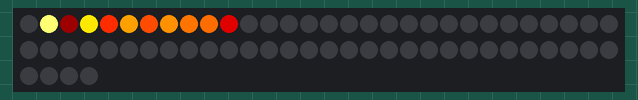
Recording of a sketch running on a simulated Arduino Uno, built with avr-gcc and run on an emulated ATmega328P. On the bench: 64 RGB LEDs in strip order, left to right, continuing on the next row. Random numbers use the default seed unless the sketch sets one.

Above: at 0.47 s.
At 9.9 s:
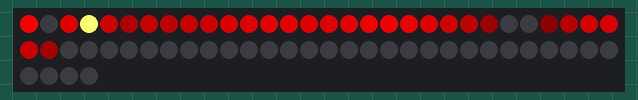
At 14.77 s:
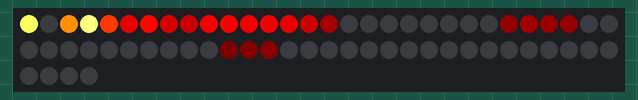
At 19.64 s:
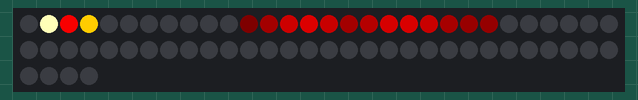
At 28.17 s:
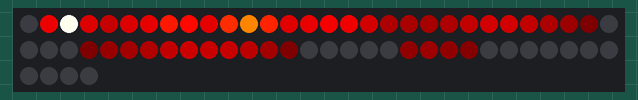
At 39.43 s:
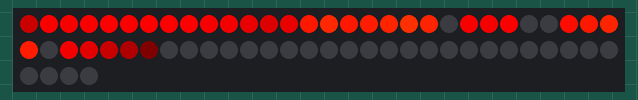

The sketch:

Fire.ino
```cpp
#include "FastLED.h"
#define NUM_LEDS 64
CRGB leds[NUM_LEDS];
#define PIN 3

void setup()
{
  FastLED.addLeds<WS2811, PIN, GRB>(leds, NUM_LEDS).setCorrection( TypicalLEDStrip );
}

void loop() {
  Fire(55,120,15);
}

void Fire(int Cooling, int Sparking, int SpeedDelay) {
  static byte heat[NUM_LEDS];
  int cooldown;

  // Step 1.  Cool down every cell a little
  for( int i = 0; i < NUM_LEDS; i++) {
    cooldown = random(0, ((Cooling * 10) / NUM_LEDS) + 2);

    if(cooldown>heat[i]) {
      heat[i]=0;
    } else {
      heat[i]=heat[i]-cooldown;
    }
  }

  // Step 2.  Heat from each cell drifts 'up' and diffuses a little
  for( int k= NUM_LEDS - 1; k >= 2; k--) {
    heat[k] = (heat[k - 1] + heat[k - 2] + heat[k - 2]) / 3;
  }

  // Step 3.  Randomly ignite new 'sparks' near the bottom
  if( random(255) < Sparking ) {
    int y = random(7);
    heat[y] = heat[y] + random(160,255);
    //heat[y] = random(160,255);
  }

  // Step 4.  Convert heat to LED colors
  for( int j = 0; j < NUM_LEDS; j++) {
    setPixelHeatColor(j, heat[j] );
  }

  showStrip();
  delay(SpeedDelay);
}

void setPixelHeatColor (int Pixel, byte temperature) {
  // Scale 'heat' down from 0-255 to 0-191
  byte t192 = round((temperature/255.0)*191);

  // calculate ramp up from
  byte heatramp = t192 & 0x3F; // 0..63
  heatramp <<= 2; // scale up to 0..252

  // figure out which third of the spectrum we're in:
  if( t192 > 0x80) {                     // hottest
    setPixel(Pixel, 255, 255, heatramp);
  } else if( t192 > 0x40 ) {             // middle
    setPixel(Pixel, 255, heatramp, 0);
  } else {                               // coolest
    setPixel(Pixel, heatramp, 0, 0);
  }
}

void showStrip() {
 #ifdef ADAFRUIT_NEOPIXEL_H
   // NeoPixel
   strip.show();
 #endif
 #ifndef ADAFRUIT_NEOPIXEL_H
   // FastLED
   FastLED.show();
 #endif
}

void setPixel(int Pixel, byte red, byte green, byte blue) {
 #ifdef ADAFRUIT_NEOPIXEL_H
   // NeoPixel
   strip.setPixelColor(Pixel, strip.Color(red, green, blue));
 #endif
 #ifndef ADAFRUIT_NEOPIXEL_H
   // FastLED
   leds[Pixel].r = red;
   leds[Pixel].g = green;
   leds[Pixel].b = blue;
 #endif
}

void setAll(byte red, byte green, byte blue) {
  for(int i = 0; i < NUM_LEDS; i++ ) {
    setPixel(i, red, green, blue);
  }
  showStrip();
}
```
